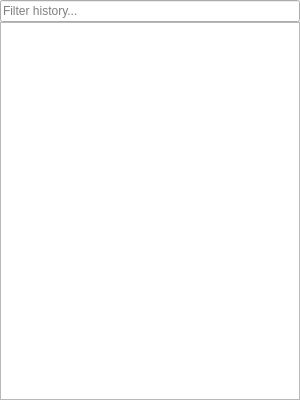
<?xml version="1.0" encoding="UTF-8"?>
<ui version="4.0">
 <class>HistoryPanel</class>
 <widget class="QWidget" name="HistoryPanel">
  <property name="geometry">
   <rect>
    <x>0</x>
    <y>0</y>
    <width>300</width>
    <height>400</height>
   </rect>
  </property>
  <property name="windowTitle">
   <string>History</string>
  </property>
  <layout class="QVBoxLayout" name="verticalLayout">
   <property name="spacing">
    <number>0</number>
   </property>
   <property name="leftMargin">
    <number>0</number>
   </property>
   <property name="topMargin">
    <number>0</number>
   </property>
   <property name="rightMargin">
    <number>0</number>
   </property>
   <property name="bottomMargin">
    <number>0</number>
   </property>
   <item>
    <widget class="QLineEdit" name="historyFilterInput">
     <property name="placeholderText">
      <string>Filter history...</string>
     </property>
     <property name="clearButtonEnabled">
      <bool>true</bool>
     </property>
    </widget>
   </item>
   <item>
    <widget class="QListWidget" name="historyView"/>
   </item>
  </layout>
 </widget>
 <resources/>
 <connections/>
</ui>
